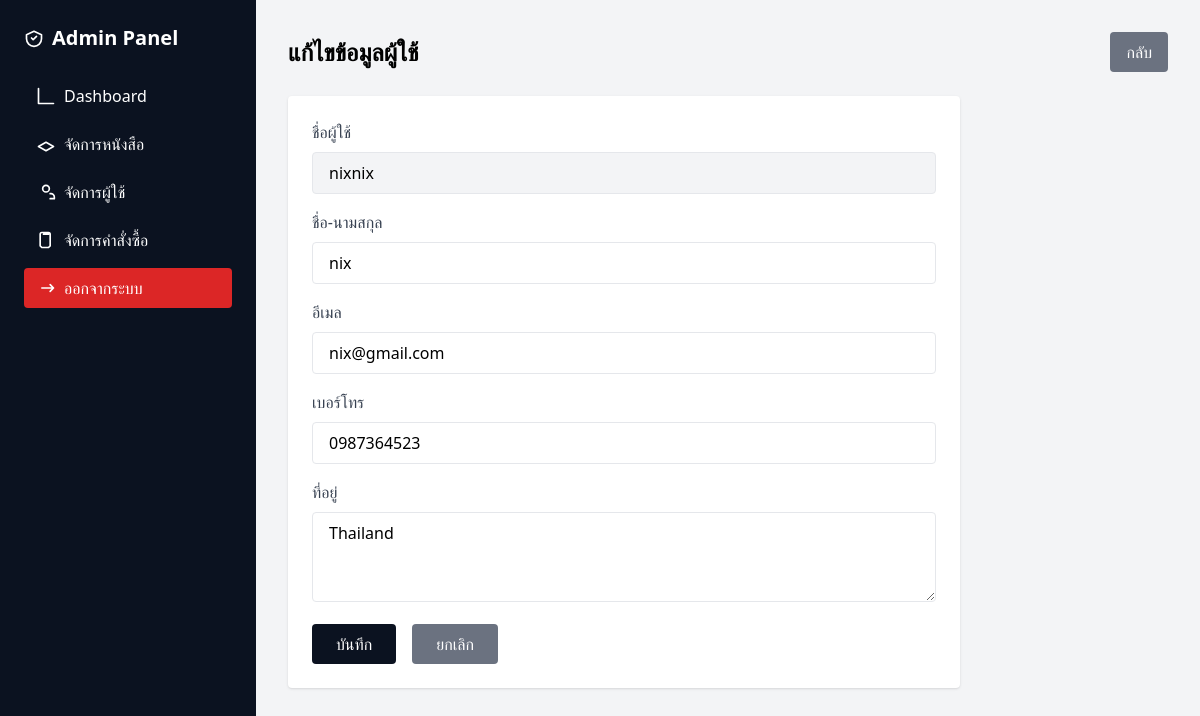
Page /admin/user_edit.php?id=6 (signed in) on the committed database.
### tables this page shows
CREATE TABLE `users` (
  `id` int(11) NOT NULL,
  `username` varchar(50) NOT NULL,
  `email` varchar(100) NOT NULL,
  `password` varchar(255) NOT NULL,
  `full_name` varchar(100) DEFAULT NULL,
  `phone` varchar(20) DEFAULT NULL,
  `address` text DEFAULT NULL,
  `role` enum('user','admin') DEFAULT 'user',
  `created_at` timestamp NOT NULL DEFAULT current_timestamp()
);

### admin/user_edit.php (the view, shortened to what this page needs)
<?php
include '../config.php';
$id = isset($_GET['id']) ? intval($_GET['id']) : 0;
$query = "SELECT * FROM users WHERE id = $id";
$result = mysqli_query($conn, $query);
$user = mysqli_fetch_assoc($result);
?>
<!DOCTYPE html>
<html>
<head>
    <script src="https://cdn.tailwindcss.com"></script>
</head>
<body class="bg-gray-100 font-sans">
    <div class="flex">
        <aside class="w-64 h-screen bg-blue-700 text-white p-6 fixed">
            <h2 class="text-xl font-semibold mb-6 flex items-center space-x-2">
                <svg xmlns="http://www.w3.org/2000/svg" class="h-5 w-5" fill="none" viewBox="0 0 24 24" stroke="currentColor">
                  <path stroke-linecap="round" stroke-linejoin="round" stroke-width="2" d="M9 12l2 2 4-4M12 22C7.029 22 3 17.97 3 13V8l9-4 9 4v5c0 4.97-4.029 9-9 9z" />
                </svg>
                <span>Admin Panel</span>
            </h2>
            <nav class="space-y-2">
                <a href="index.php" class="block px-3 py-2 rounded hover:bg-blue-800 flex items-center space-x-2">
                    <svg xmlns="http://www.w3.org/2000/svg" class="h-5 w-5" fill="none" viewBox="0 0 24 24" stroke="currentColor">
                      <path stroke-linecap="round" stroke-linejoin="round" stroke-width="2" d="M3 3v18h18" />
                    </svg><span>Dashboard</span>
                </a>
                <a href="products.php" class="block px-3 py-2 rounded hover:bg-blue-800 flex items-center space-x-2">
                    <svg xmlns="http://www.w3.org/2000/svg" class="h-5 w-5" fill="none" viewBox="0 0 24 24" stroke="currentColor">
                      <path stroke-linecap="round" stroke-linejoin="round" stroke-width="2" d="M12 20l9-5-9-5-9 5 9 5z" />
                    </svg><span>จัดการหนังสือ</span>
                </a>
                <a href="users.php" class="block px-3 py-2 rounded hover:bg-blue-800 flex items-center space-x-2">
                    <svg xmlns="http://www.w3.org/2000/svg" class="h-5 w-5" fill="none" viewBox="0 0 24 24" stroke="currentColor">
                      <path stroke-linecap="round" stroke-linejoin="round" stroke-width="2" d="M17 20h5v-2a4 4 0 00-5-4M12 12a4 4 0 100-8 4 4 0 000 8z" />
                    </svg><span>จัดการผู้ใช้</span>
                </a>
                <a href="orders.php" class="block px-3 py-2 rounded hover:bg-blue-800 flex items-center space-x-2">
                    <svg xmlns="http://www.w3.org/2000/svg" class="h-5 w-5" fill="none" viewBox="0 0 24 24" stroke="currentColor">
                      <path stroke-linecap="round" stroke-linejoin="round" stroke-width="2" d="M9 5h6M9 3h6a2 2 0 012 2v14l-2 2H7l-2-2V5a2 2 0 012-2z" />
                    </svg><span>จัดการคำสั่งซื้อ</span>
                </a>
                <a href="../logout.php" class="inline-block mt-6 bg-red-600 px-3 py-2 rounded flex items-center space-x-2">
                    <svg xmlns="http://www.w3.org/2000/svg" class="h-5 w-5" fill="none" viewBox="0 0 24 24" stroke="currentColor">
                      <path stroke-linecap="round" stroke-linejoin="round" stroke-width="2" d="M17 16l4-4m0 0l-4-4m4 4H7" />
                    </svg><span>ออกจากระบบ</span>
                </a>
            </nav>
        </aside>
        <main class="ml-64 w-full p-8">
            <header class="mb-6 flex items-center justify-between">
                <h1 class="text-2xl font-semibold">แก้ไขข้อมูลผู้ใช้</h1>
                <a href="users.php" class="bg-gray-500 text-white px-4 py-2 rounded hover:bg-gray-600">
                    กลับ
                </a>
            </header>
            <div class="bg-white rounded shadow p-6 max-w-2xl">
                <form method="POST">
                    <div class="mb-4">
                        <label class="block text-gray-700 mb-2">ชื่อผู้ใช้</label>
                        <input type="text" value="<?php echo $user['username']; ?>" class="w-full px-4 py-2 border rounded bg-gray-100" disabled>
                    </div>
                    <div class="mb-4">
                        <label class="block text-gray-700 mb-2">ชื่อ-นามสกุล</label>
                        <input type="text" name="full_name" value="<?php echo $user['full_name']; ?>" class="w-full px-4 py-2 border rounded focus:outline-none focus:ring-2 focus:ring-blue-500" required>
                    </div>
                    <div class="mb-4">
                        <label class="block text-gray-700 mb-2">อีเมล</label>
                        <input type="email" name="email" value="<?php echo $user['email']; ?>" class="w-full px-4 py-2 border rounded focus:outline-none focus:ring-2 focus:ring-blue-500" required>
                    </div>
                    <div class="mb-4">
                        <label class="block text-gray-700 mb-2">เบอร์โทร</label>
                        <input type="text" name="phone" value="<?php echo $user['phone']; ?>" class="w-full px-4 py-2 border rounded focus:outline-none focus:ring-2 focus:ring-blue-500">
                    </div>
                    <div class="mb-4">
                        <label class="block text-gray-700 mb-2">ที่อยู่</label>
                        <textarea name="address" rows="3" class="w-full px-4 py-2 border rounded focus:outline-none focus:ring-2 focus:ring-blue-500"><?php echo $user['address']; ?></textarea>
                    </div>
                    <div class="flex gap-4">
                        <button type="submit" class="bg-blue-700 text-white px-6 py-2 rounded hover:bg-blue-800">
                            บันทึก
                        </button>
                        <a href="users.php" class="bg-gray-500 text-white px-6 py-2 rounded hover:bg-gray-600">
                            ยกเลิก
                        </a>
                    </div>
                </form>
            </div>
        </main>
    </div>
</body>
</html>

### admin/user_edit.php (style rules this page uses)
:root { --admin-primary:#0b1220; --accent:#7c3aed; }
.bg-blue-700 { background-color: var(--admin-primary) !important; }

### rows in the picture
users: username "nixnix", full_name "nix", email "nix@gmail.com", phone "0987364523", address "Thailand"
